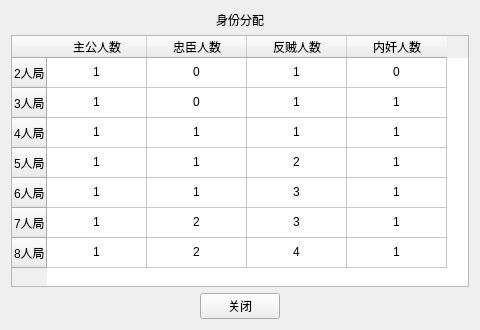
<?xml version="1.0" encoding="UTF-8"?>
<ui version="4.0">
 <class>RoleViewer</class>
 <widget class="QWidget" name="RoleViewer">
  <property name="geometry">
   <rect>
    <x>0</x>
    <y>0</y>
    <width>480</width>
    <height>330</height>
   </rect>
  </property>
  <property name="minimumSize">
   <size>
    <width>480</width>
    <height>330</height>
   </size>
  </property>
  <property name="maximumSize">
   <size>
    <width>480</width>
    <height>330</height>
   </size>
  </property>
  <property name="windowTitle">
   <string>身份分配</string>
  </property>
  <layout class="QVBoxLayout" name="verticalLayout">
   <item>
    <widget class="QLabel" name="label">
     <property name="text">
      <string>身份分配</string>
     </property>
     <property name="alignment">
      <set>Qt::AlignCenter</set>
     </property>
    </widget>
   </item>
   <item>
    <widget class="QTableWidget" name="tableWidget">
     <property name="editTriggers">
      <set>QAbstractItemView::NoEditTriggers</set>
     </property>
     <row>
      <property name="text">
       <string>2人局</string>
      </property>
     </row>
     <row>
      <property name="text">
       <string>3人局</string>
      </property>
     </row>
     <row>
      <property name="text">
       <string>4人局</string>
      </property>
     </row>
     <row>
      <property name="text">
       <string>5人局</string>
      </property>
     </row>
     <row>
      <property name="text">
       <string>6人局</string>
      </property>
     </row>
     <row>
      <property name="text">
       <string>7人局</string>
      </property>
     </row>
     <row>
      <property name="text">
       <string>8人局</string>
      </property>
     </row>
     <column>
      <property name="text">
       <string>主公人数</string>
      </property>
     </column>
     <column>
      <property name="text">
       <string>忠臣人数</string>
      </property>
     </column>
     <column>
      <property name="text">
       <string>反贼人数</string>
      </property>
     </column>
     <column>
      <property name="text">
       <string>内奸人数</string>
      </property>
     </column>
     <item row="0" column="0">
      <property name="text">
       <string>1</string>
      </property>
      <property name="textAlignment">
       <set>AlignHCenter|AlignVCenter|AlignCenter</set>
      </property>
     </item>
     <item row="0" column="1">
      <property name="text">
       <string>0</string>
      </property>
      <property name="textAlignment">
       <set>AlignHCenter|AlignVCenter|AlignCenter</set>
      </property>
     </item>
     <item row="0" column="2">
      <property name="text">
       <string>1</string>
      </property>
      <property name="textAlignment">
       <set>AlignHCenter|AlignVCenter|AlignCenter</set>
      </property>
     </item>
     <item row="0" column="3">
      <property name="text">
       <string>0</string>
      </property>
      <property name="textAlignment">
       <set>AlignHCenter|AlignVCenter|AlignCenter</set>
      </property>
     </item>
     <item row="1" column="0">
      <property name="text">
       <string>1</string>
      </property>
      <property name="textAlignment">
       <set>AlignHCenter|AlignVCenter|AlignCenter</set>
      </property>
     </item>
     <item row="1" column="1">
      <property name="text">
       <string>0</string>
      </property>
      <property name="textAlignment">
       <set>AlignHCenter|AlignVCenter|AlignCenter</set>
      </property>
     </item>
     <item row="1" column="2">
      <property name="text">
       <string>1</string>
      </property>
      <property name="textAlignment">
       <set>AlignHCenter|AlignVCenter|AlignCenter</set>
      </property>
     </item>
     <item row="1" column="3">
      <property name="text">
       <string>1</string>
      </property>
      <property name="textAlignment">
       <set>AlignHCenter|AlignVCenter|AlignCenter</set>
      </property>
     </item>
     <item row="2" column="0">
      <property name="text">
       <string>1</string>
      </property>
      <property name="textAlignment">
       <set>AlignHCenter|AlignVCenter|AlignCenter</set>
      </property>
     </item>
     <item row="2" column="1">
      <property name="text">
       <string>1</string>
      </property>
      <property name="textAlignment">
       <set>AlignHCenter|AlignVCenter|AlignCenter</set>
      </property>
     </item>
     <item row="2" column="2">
      <property name="text">
       <string>1</string>
      </property>
      <property name="textAlignment">
       <set>AlignHCenter|AlignVCenter|AlignCenter</set>
      </property>
     </item>
     <item row="2" column="3">
      <property name="text">
       <string>1</string>
      </property>
      <property name="textAlignment">
       <set>AlignHCenter|AlignVCenter|AlignCenter</set>
      </property>
     </item>
     <item row="3" column="0">
      <property name="text">
       <string>1</string>
      </property>
      <property name="textAlignment">
       <set>AlignHCenter|AlignVCenter|AlignCenter</set>
      </property>
     </item>
     <item row="3" column="1">
      <property name="text">
       <string>1</string>
      </property>
      <property name="textAlignment">
       <set>AlignHCenter|AlignVCenter|AlignCenter</set>
      </property>
     </item>
     <item row="3" column="2">
      <property name="text">
       <string>2</string>
      </property>
      <property name="textAlignment">
       <set>AlignHCenter|AlignVCenter|AlignCenter</set>
      </property>
     </item>
     <item row="3" column="3">
      <property name="text">
       <string>1</string>
      </property>
      <property name="textAlignment">
       <set>AlignHCenter|AlignVCenter|AlignCenter</set>
      </property>
     </item>
     <item row="4" column="0">
      <property name="text">
       <string>1</string>
      </property>
      <property name="textAlignment">
       <set>AlignHCenter|AlignVCenter|AlignCenter</set>
      </property>
     </item>
     <item row="4" column="1">
      <property name="text">
       <string>1</string>
      </property>
      <property name="textAlignment">
       <set>AlignHCenter|AlignVCenter|AlignCenter</set>
      </property>
     </item>
     <item row="4" column="2">
      <property name="text">
       <string>3</string>
      </property>
      <property name="textAlignment">
       <set>AlignHCenter|AlignVCenter|AlignCenter</set>
      </property>
     </item>
     <item row="4" column="3">
      <property name="text">
       <string>1</string>
      </property>
      <property name="textAlignment">
       <set>AlignHCenter|AlignVCenter|AlignCenter</set>
      </property>
     </item>
     <item row="5" column="0">
      <property name="text">
       <string>1</string>
      </property>
      <property name="textAlignment">
       <set>AlignHCenter|AlignVCenter|AlignCenter</set>
      </property>
     </item>
     <item row="5" column="1">
      <property name="text">
       <string>2</string>
      </property>
      <property name="textAlignment">
       <set>AlignHCenter|AlignVCenter|AlignCenter</set>
      </property>
     </item>
     <item row="5" column="2">
      <property name="text">
       <string>3</string>
      </property>
      <property name="textAlignment">
       <set>AlignHCenter|AlignVCenter|AlignCenter</set>
      </property>
     </item>
     <item row="5" column="3">
      <property name="text">
       <string>1</string>
      </property>
      <property name="textAlignment">
       <set>AlignHCenter|AlignVCenter|AlignCenter</set>
      </property>
     </item>
     <item row="6" column="0">
      <property name="text">
       <string>1</string>
      </property>
      <property name="textAlignment">
       <set>AlignHCenter|AlignVCenter|AlignCenter</set>
      </property>
     </item>
     <item row="6" column="1">
      <property name="text">
       <string>2</string>
      </property>
      <property name="textAlignment">
       <set>AlignHCenter|AlignVCenter|AlignCenter</set>
      </property>
     </item>
     <item row="6" column="2">
      <property name="text">
       <string>4</string>
      </property>
      <property name="textAlignment">
       <set>AlignHCenter|AlignVCenter|AlignCenter</set>
      </property>
     </item>
     <item row="6" column="3">
      <property name="text">
       <string>1</string>
      </property>
      <property name="textAlignment">
       <set>AlignHCenter|AlignVCenter|AlignCenter</set>
      </property>
     </item>
    </widget>
   </item>
   <item>
    <layout class="QHBoxLayout" name="horizontalLayout">
     <item>
      <spacer name="horizontalSpacer">
       <property name="orientation">
        <enum>Qt::Horizontal</enum>
       </property>
       <property name="sizeHint" stdset="0">
        <size>
         <width>40</width>
         <height>20</height>
        </size>
       </property>
      </spacer>
     </item>
     <item>
      <widget class="QPushButton" name="closeButton">
       <property name="text">
        <string>关闭</string>
       </property>
      </widget>
     </item>
     <item>
      <spacer name="horizontalSpacer_2">
       <property name="orientation">
        <enum>Qt::Horizontal</enum>
       </property>
       <property name="sizeHint" stdset="0">
        <size>
         <width>40</width>
         <height>20</height>
        </size>
       </property>
      </spacer>
     </item>
    </layout>
   </item>
  </layout>
 </widget>
 <tabstops>
  <tabstop>closeButton</tabstop>
  <tabstop>tableWidget</tabstop>
 </tabstops>
 <resources/>
 <connections>
  <connection>
   <sender>closeButton</sender>
   <signal>clicked()</signal>
   <receiver>RoleViewer</receiver>
   <slot>hide()</slot>
   <hints>
    <hint type="sourcelabel">
     <x>228</x>
     <y>326</y>
    </hint>
    <hint type="destinationlabel">
     <x>379</x>
     <y>261</y>
    </hint>
   </hints>
  </connection>
 </connections>
</ui>
